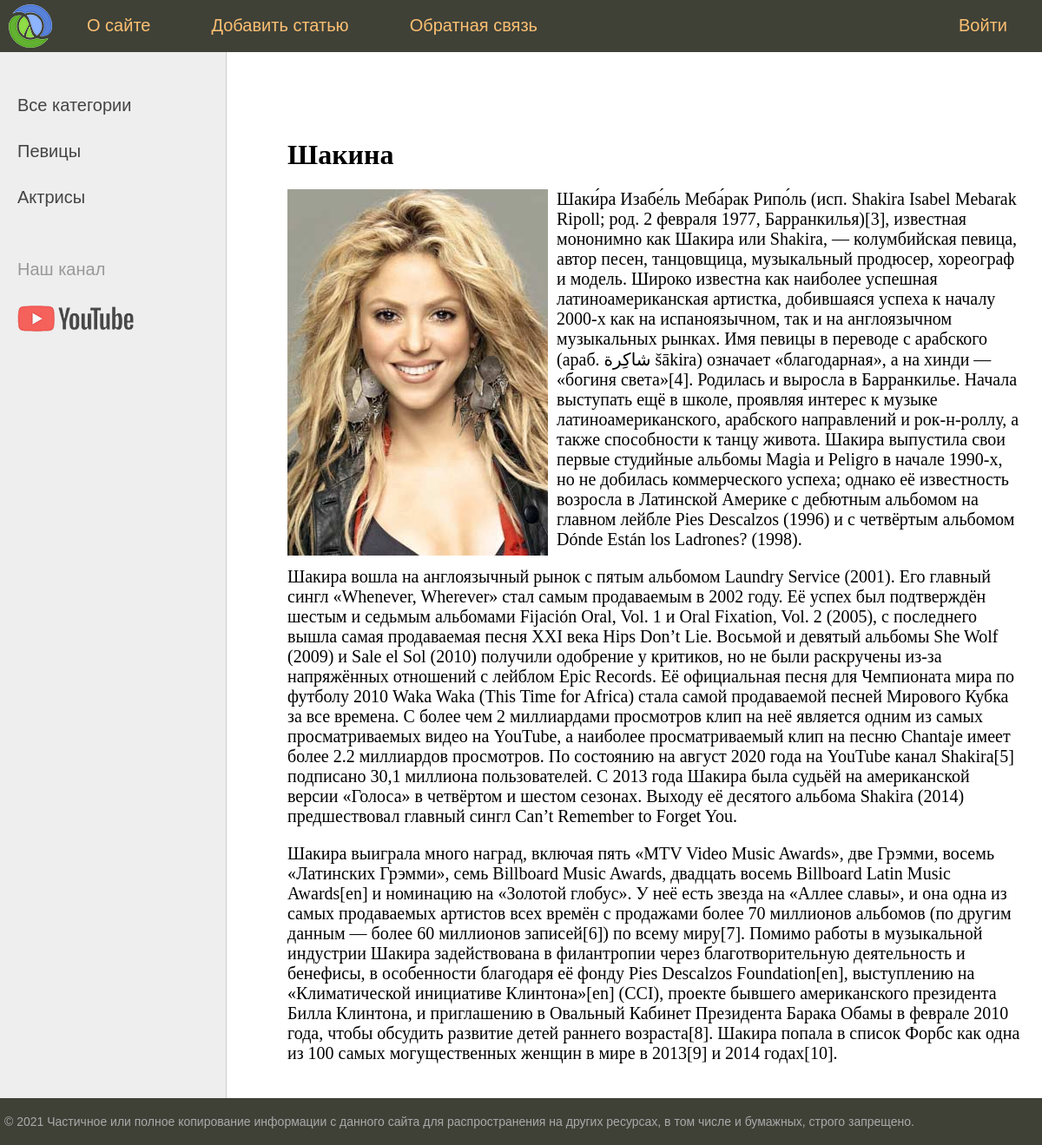
Screenshot of /post/shakina/ with the database file from the repository.
### women/models.py (models this page shows, shortened)
class Category(models.Model):
    name = models.CharField(max_length=100, db_index=True, verbose_name='Категория')
    slug = models.SlugField(max_length=255, unique=True, db_index=True, verbose_name='URL')
    def get_absolute_url(self):
        return reverse('category', kwargs={'category_slug': self.slug})
    class Meta:
        verbose_name = 'Категория'
        verbose_name_plural = 'Категории'
        ordering = ['id']

class Women(models.Model):
    title = models.CharField(max_length=255, verbose_name='Заголовок')
    slug = models.SlugField(max_length=255, unique=True, db_index=True, verbose_name='URL')
    content = models.TextField(blank=True, verbose_name='Текст статьи')
    photo = models.ImageField(upload_to='photos/%Y/%m/%d/', verbose_name='Фото')
    time_create = models.DateTimeField(auto_now_add=True, verbose_name='Время создания')
    time_update = models.DateTimeField(auto_now=True, verbose_name='Время изменения')
    is_published = models.BooleanField(default=True, verbose_name='Публикации')
    category = models.ForeignKey('Category', on_delete=models.PROTECT, null=True, verbose_name='Категории')
    class Meta:
        verbose_name = 'Известные женщины'
        verbose_name_plural = 'Известные женщины'
        ordering = ['-time_create', 'title']

### women/views.py (the view)
# urls.py: path('post/<slug:post_slug>/', show_post, name='post'),
def show_post(request, post_slug):
    post = get_object_or_404(Women, slug=post_slug)
    context = {
        'post': post,
        'menu': menu,
        'title': post.title,
        'category_selected': post.category,
    }
    return render(request, 'women/post.html', context=context)

### women/templatetags/women_tags.py (called while the page is built)
@register.simple_tag(name='get_categories') # можно указать любое имя ииспользовать его в шаблонах
def get_categories(filter=None):
    if filter:
        return Category.objects.filter(slug=filter)
    return Category.objects.all()

@register.inclusion_tag('women/list_categories.html')
def show_categories(sort=None, category_selected=0):
    if sort:
        categories = Category.objects.order_by(sort)
        return {'categories': categories, 'category_selected': category_selected}
    categories = Category.objects.all()
    return {'categories': categories, 'category_selected': category_selected}

### women/templates/women/post.html
{% extends 'women/base.html' %}
{% block content %}
<h1>{{ post.title }}</h1>
{% if post.photo %}
<p><img class="img-article-left" src="{{ post.photo.url }}"></p>
{% endif %}
{{ post.content|linebreaks  }}
{% endblock %}

### women/templates/women/list_categories.html
	{% for category in categories %}
		{% if category.slug == category_selected %}
			<li class="selected">{{ category.name }}</li>
		{% else %}
		<li><a href="{{ category.get_absolute_url }}">{{ category.name }}</a></li>
		{% endif %}
	{% endfor %}

### women/static/women/css/style.css (style rules this page uses)
html, body { font-family: 'Arial'; margin: 0; padding: 0; height: 100%; width: 100%; color: #444; }
a { color: #0059b2; text-decoration: none; }
img { max-width: 600px; height: auto; }
img.img-article-left { max-width: 300px; height: auto; float: left; padding: 0 10px 10px 0; }
.left-chapters ul li { margin: 30px 0 0 0; color: #999; }
.left-chapters ul li a { color: #444; text-decoration: none; }
.content-text h1 { font-size: 32px; }

### rows the page displays
Category: name "Певицы"
Category: name "Актрисы"
Women: title "Шакина", photo (picture), content "Шаки́ра Изабе́ль Меба́рак Рипо́ль (исп. Shakira Isabel Mebarak Ripoll; род. 2 февраля 1977, Барранкилья)[3], известная мононимно как Шакира или Shakira, — колумбийская певица, автор песен, танцовщица, музыкальный продюсер, хореограф и модель. Широко известна как наиболее успешная латиноамериканская артистка, добившаяся успеха к началу 2000-х как на испаноязычном, так и на англоязычном музыкальных рынках. Имя певицы в переводе с арабского (араб. شاكِرة‎ šākira) означает «благодарная», а на хинди — «богиня света»[4]. Родилась и выросла в Барранкилье. Начала выступать ещё в школе, проявляя интерес к музыке латиноамериканского, арабского направлений и рок-н-роллу, а также способности к танцу…"

### other values shown
{{ m.title }} "О сайте" "Добавить статью" "Обратная связь"
{{ m.title }} "Войти"
